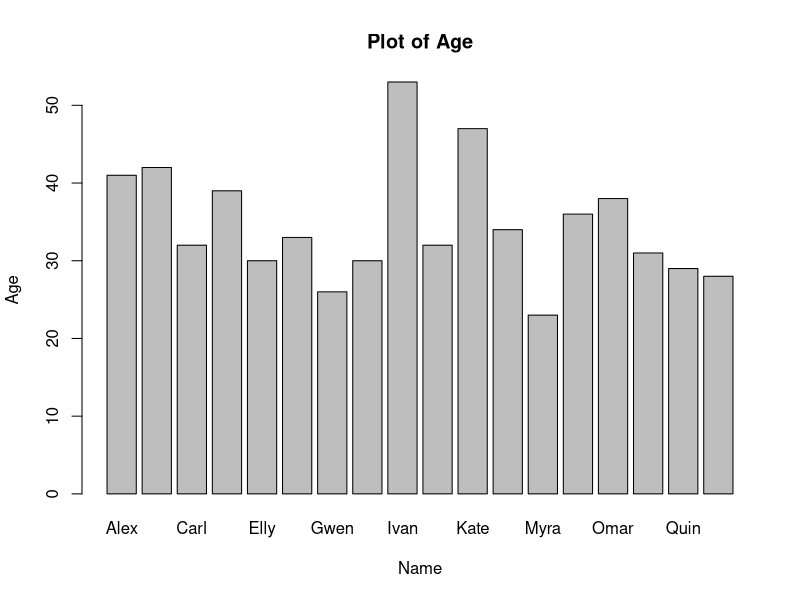
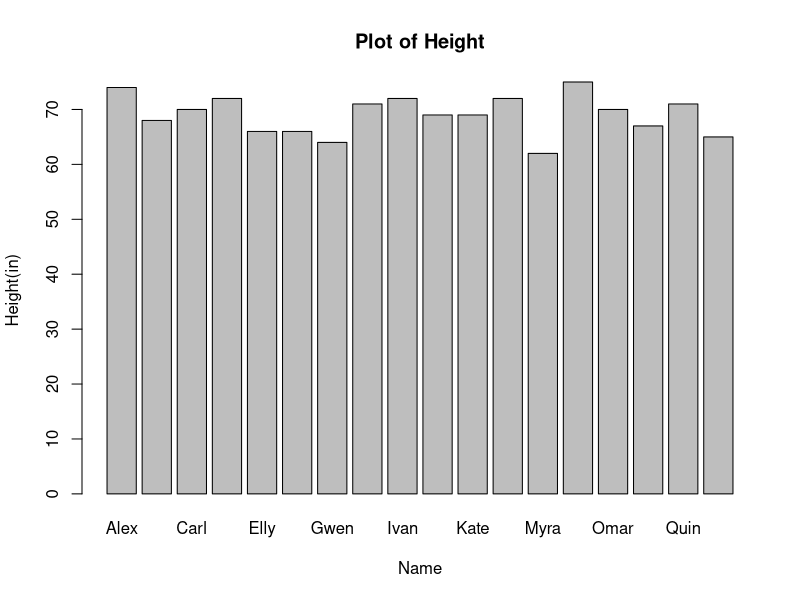
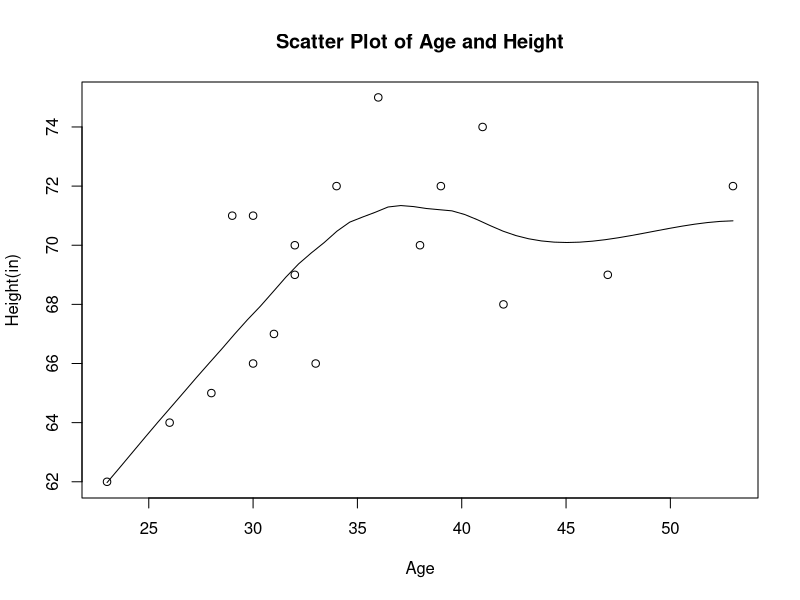

Write R code to recreate these figures, in order.
## ---- chunk 1
temp<-read.csv("data/biostats.csv")[,c('Age','Height..in.')]
head(temp)
## ---- chunk 2
stat<-read.csv(file ="data/biostats.csv", row.names =1)
barplot(stat$Age, names.arg = stat$Name,
     xlab = "Name", ylab = "Age",
     main="Plot of Age")
## ---- chunk 3
barplot(stat$Height..in., names.arg = stat$Name,
     xlab = "Name", ylab = "Height(in)",
     main="Plot of Height")
## ---- chunk 4
scatter.smooth(x=temp$Age, y=temp$Height..in., 
               xlab = "Age", ylab = "Height(in)", 
               main="Scatter Plot of Age and Height")
## ---- chunk 5
linearMod <- lm(temp$Height..in.~temp$Age)
print(linearMod)
summary(linearMod)

